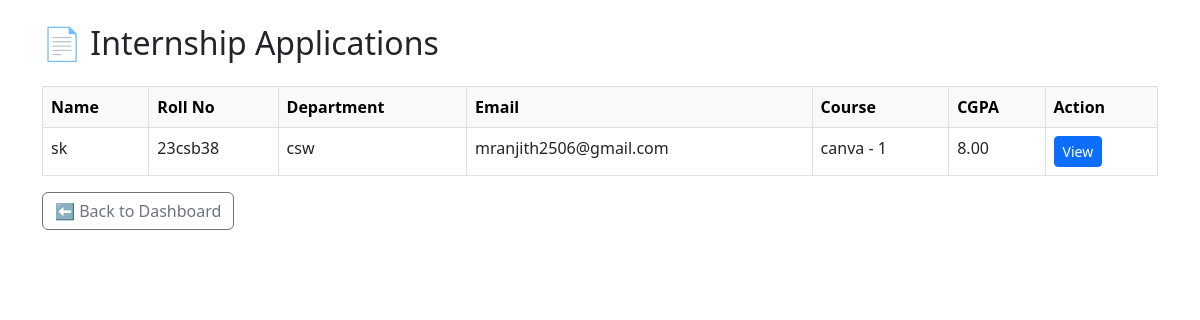
Before: /internship_applications_list/ (signed in) with the older database file.
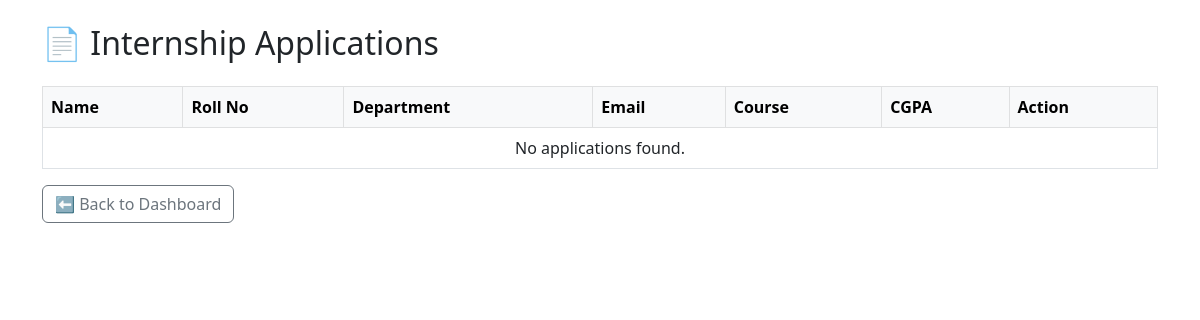
After: the same page with the newer database file.
### ips_intern/models.py (models this page shows, shortened)
class InternApplication(models.Model):
    user = models.OneToOneField(User, on_delete=models.CASCADE, null=True, blank=True)
    name = models.CharField(max_length=100)
    roll_no = models.CharField(max_length=50)
    department = models.CharField(max_length=100)
    cgpa = models.DecimalField(max_digits=4, decimal_places=2)  # Max CGPA: 10.00
    arrears = models.PositiveIntegerField()
    gender = models.CharField(max_length=10)
    clg_mailid = models.EmailField()
    course_duration = models.ForeignKey('CourseDuration', on_delete=models.SET_NULL, null=True, blank=True)
    is_completed = models.BooleanField(default=False)
    is_approved = models.BooleanField(default=False)
    is_rejected = models.BooleanField(default=False)
    is_certified = models.BooleanField(default=False)
    just_approved = models.BooleanField(default=False)
    approved_at = models.DateTimeField(null=True, blank=True)  # ⏳ Used for tracking duration start

class CourseDuration(models.Model):
    course_name = models.CharField(max_length=100)
    duration = models.CharField(max_length=50)  # Example: "3 months", "6 months", etc.
    def __str__(self):
        return f'{self.course_name} - {self.duration}'

### ips_intern/views.py (the view)
# urls.py: path('internship_applications_list/', views.internship_applications_list, name='internship_applications_list'),
@login_required
def internship_applications_list(request):
    applications = InternApplication.objects.all().order_by('-id')
    return render(request, 'internship_applications.html', {
        'applications': applications
    })

### ips_intern/templates/internship_applications.html (shortened to what this page needs)
<!DOCTYPE html>
<html>
<head>
  <link href="https://cdn.jsdelivr.net/npm/bootstrap@5.3.0/dist/css/bootstrap.min.css" rel="stylesheet">
</head>
<body>
<div class="container mt-4">
  <h2 class="mb-4">📄 Internship Applications</h2>
  <table class="table table-bordered table-hover">
    <thead class="table-light">
      <tr>
        <th>Name</th>
        <th>Roll No</th>
        <th>Department</th>
        <th>Email</th>
        <th>Course</th>
        <th>CGPA</th>
        <th>Action</th>
      </tr>
    </thead>
    <tbody>
      {% for app in applications %}
      <tr>
        <td>{{ app.name }}</td>
        <td>{{ app.roll_no }}</td>
        <td>{{ app.department }}</td>
        <td>{{ app.clg_mailid }}</td>
        <td>{{ app.course_duration }}</td>
        <td>{{ app.cgpa }}</td>
        <td>
  <a href="{% url 'internship_applications_detail' app.id %}" class="btn btn-primary btn-sm">View</a>
</td>
      </tr>
      {% empty %}
      <tr>
        <td colspan="7" class="text-center">No applications found.</td>
      </tr>
      {% endfor %}
    </tbody>
  </table>
  <a href="{% url 'admin_dashboard' %}" class="btn btn-outline-secondary">⬅ Back to Dashboard</a>
</div>
</body>
</html>

Changed rows visible on the page:
removed InternApplication: name "sk", roll_no "23csb38", department "csw", clg_mailid "mranjith2506@gmail.com", course_duration "canva - 1", cgpa "8.00"
Other visible differences:
text now shown: "No applications found."
